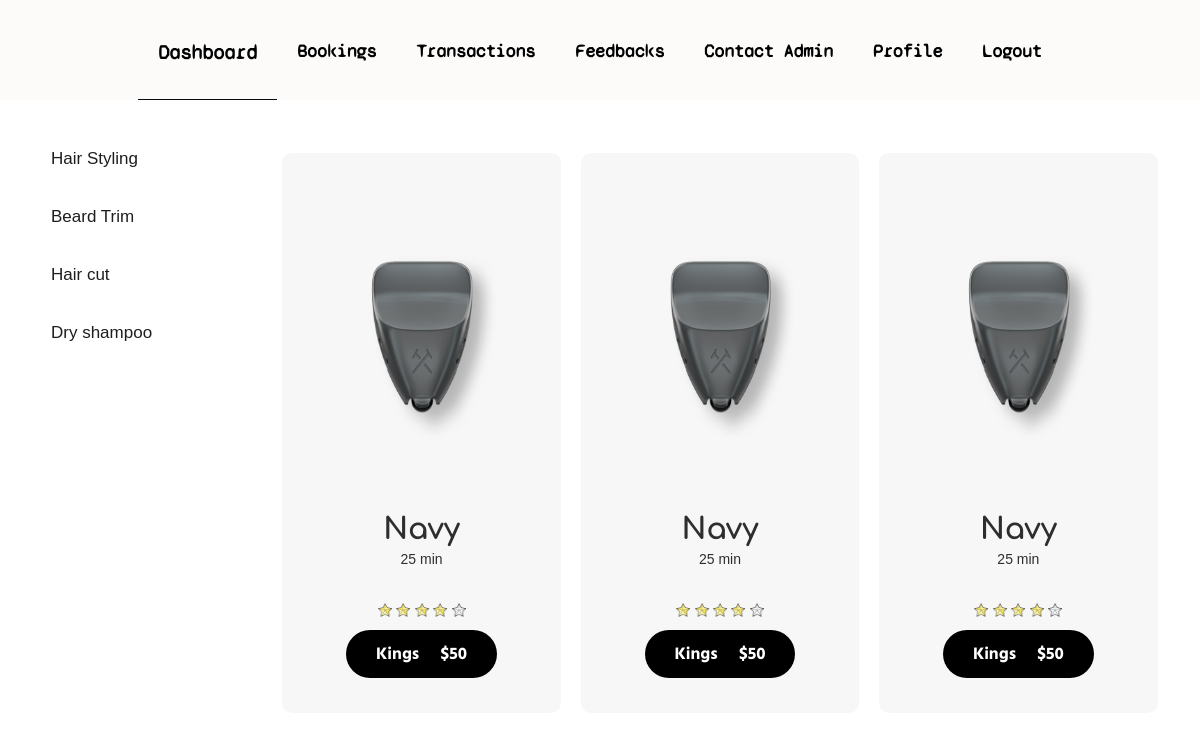
Page /barber.php (signed in) on the committed database.
### tables this page shows
CREATE TABLE `tbl_service` (
  `ser_id` int(11) NOT NULL,
  `ser_name` varchar(20) NOT NULL,
  `ser_desc` varchar(400) NOT NULL,
  `ser_img` varchar(11) NOT NULL
);

### barber.php (the view, shortened to what this page needs)
<?php
if(isset($_SESSION["id"])){
    $id=$_SESSION["id"];
    $con=mysqli_connect("localhost","root","","salon")or die("couldn't connect");
    $query="SELECT * FROM tbl_login WHERE loginid=$id";
    $result=mysqli_query($con,$query);
    $login = mysqli_fetch_array($result);
    if($login['type']=="barber")
    {
    ?>
<!DOCTYPE html>
<html lang="en">
<head>
    <link rel="stylesheet" href="css/style.css">
</head>
<body>
    <div class="navigation_top_user">
        <a href="barber.php" class='active'>Dashboard</a>
        <a href="#">Bookings</a>
        <a href="#">Transactions</a>
        <a href="#">Feedbacks</a>
        <a href="#">Contact Admin</a>
        <a href="">Profile</a>
        <a href="logout.php">Logout</a>
    </div>
    <div class="side_nav">
        <?php
            $query="SELECT * FROM tbl_service";
            $resultt=mysqli_query($con,$query);
            while($ro=mysqli_fetch_array($resultt)){ ?>
                <a href="barber_service_style.php?id=<?php echo $ro['ser_id'];?>" ><?php echo $ro['ser_name']?></a><br>
            <?php }
        ?>
    </div>
    <div class="body-user">
        <div class="content_box">
            <img src="one.png" alt="">
            <div class="NM">
                Navy<br> <p>25 min</p>
            </div>
            <div class="ratings">
                <img src="images/ratings-yellow.png" alt="">
                <img src="images/ratings-yellow.png" alt="">
                <img src="images/ratings-yellow.png" alt="">
                <img src="images/ratings-yellow.png" alt="">
                <img src="images/ratings.png" alt="">
            </div>
            <button> Kings &nbsp; &nbsp; $50</button>
        </div>
        <div class="content_box">
            <img src="one.png" alt="">
            <div class="NM">
                Navy<br> <p>25 min</p>
            </div>
            <div class="ratings">
                <img src="images/ratings-yellow.png" alt="">
                <img src="images/ratings-yellow.png" alt="">
                <img src="images/ratings-yellow.png" alt="">
                <img src="images/ratings-yellow.png" alt="">
                <img src="images/ratings.png" alt="">
            </div>
            <button> Kings &nbsp; &nbsp; $50</button>
        </div>
        <div class="content_box">
            <img src="one.png" alt="">
            <div class="NM">
                Navy<br> <p>25 min</p>
            </div>
            <div class="ratings">
                <img src="images/ratings-yellow.png" alt="">
                <img src="images/ratings-yellow.png" alt="">
                <img src="images/ratings-yellow.png" alt="">
                <img src="images/ratings-yellow.png" alt="">
                <img src="images/ratings.png" alt="">
            </div>
            <button> Kings &nbsp; &nbsp; $50</button>
        </div>
    </div>
</body>
</html>
<?php
    }
}
else{
    ?>
    <center><h1>Something went wrong </h1>
    <h2>click <a href="signin.php">here</a> to login</h2></center>
    <?php
}
?>

### css/style.css (style rules this page uses)
* { margin: 0; padding: 0; font-family: 'Poppins', sans-serif; }
.navigation_top_user { overflow: hidden; background-color: rgb(252,251,250); width: 100%; height:100px; display: flex; flex-wrap: wrap; justify-content: center; }
.navigation_top_user a { color: black; text-align: center; padding: 40px 20px 0px 20px; text-decoration: none; font-size: 18px; font-family: fontone; font-weight: 700; }
.navigation_top_user .active { font-size: 20px; font-weight: 900; border-bottom:solid rgba(0, 0, 0, 0.952) 1px; }
.side_nav { height: 100%; width: 19%; position: fixed; z-index: -1; top: 120px; left: 0; padding-top: 10px; text-align: left; margin-left: 30px; }
.side_nav a { padding: 8px 25px 8px 20px; text-decoration: none; font-size: 17px; color: rgb(31, 30, 30); display: inline-block; margin:10px 0px; border: solid rgba(0, 0, 0, 0) 1px; }
.body-user { position: relative; top:13px; padding:30px 0px; float:right; display: flex; width: 80%; display: flex; flex-wrap: wrap; justify-content:center; margin: auto; }
.content_box { position: relative; width:29%; height:560px; background-color: rgb(247,247,247); margin:10px; border-radius: 10px; display: flex; flex-wrap: wrap; justify-content: center; transition: .3s ease-in-out; cursor: hand; }
.content_box img { width: 80%; height: 300px; position: relative; top:40px; border-radius: 20px; }
.content_box .NM { position: absolute; top:340px; width:100%; height: 30px; padding:10px; text-align: center; color: rgba(0, 0, 0, 0.815); font-family: fonttwo; font-size: 30px; font-weight: 900; margin-top: 10px; }
.content_box .NM p { font-size:14px; font-weight:400; margin-top:5px; }
.content_box button { position: absolute; cursor: pointer; bottom: 35px; padding:10px 30px; height: auto; background-color: black; font-size:17px; font-family: fontthree; color: white; border: none; border-radius: 100px; }
.ratings { position: absolute;; bottom:130px; height:20px; }
.ratings img { position: relative; width:20px; height:20px; margin:-3px }

### barber.php (style rules this page uses)
body { background-color: white; }

### rows in the picture
tbl_service: ser_name "Hair Styling"
tbl_service: ser_name "Beard Trim"
tbl_service: ser_name "Hair cut"
tbl_service: ser_name "Dry shampoo"
